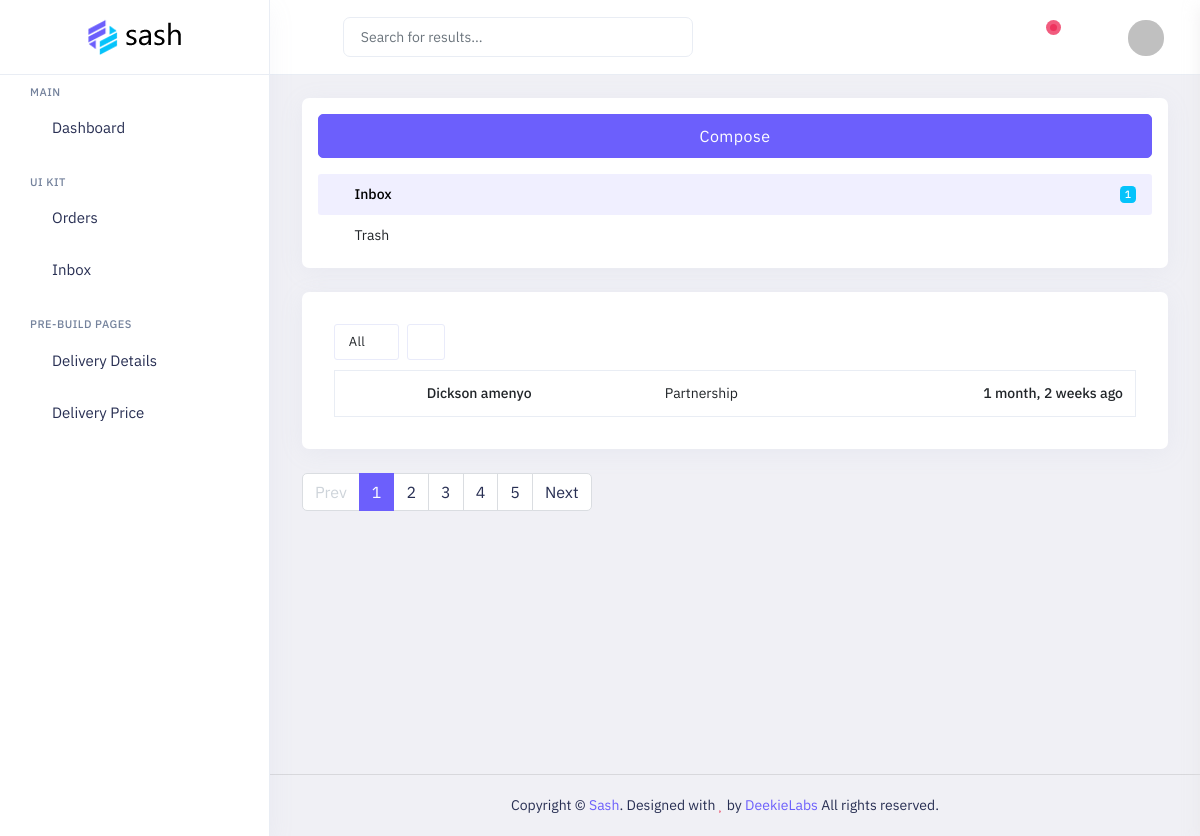
Page /dashboard/messages/ (signed in) on the committed database.
### frontend/models.py (models this page shows)
class Contact(models.Model):
    name = models.CharField(max_length=200, blank=True, null=True)
    topic = models.CharField(max_length=200, blank=True, null=True)
    email = models.EmailField(max_length=254)
    phone = models.CharField(max_length=200, blank=True, null=True)
    message = models.TextField()
    id = models.UUIDField(default=uuid.uuid4, unique=True,
                          primary_key=True, editable=False)
    created_at = models.DateTimeField(auto_now_add=True, null=True, blank=True)
    def __str__(self):
        return self.name

### admin_dashboard/views.py (the view)
# urls.py: path('messages/', views.allMessages, name="all-messages"),
@login_required(login_url='admin-login')
@user_passes_test(is_admin)
def allMessages(request):
    all_messages = Contact.objects.all()
    context = {
        'all_messages':all_messages
    }
    return render(request, 'admin_dashboard/contact/allMessages.html', context)

### admin_dashboard/views.py (called while the page is built)
def is_admin(user):
    return user.is_authenticated and user.is_staff

### admin_dashboard/templates/admin_dashboard/contact/allMessages.html (shortened to what this page needs)
{% extends 'layouts/admin_dashboard.html' %}
{% load static %}
{% block content %}
            <div class="main-content app-content mt-0">
                <div class="side-app">
                    <div class="main-container container-fluid">
                        <div class="page-header">
                            <h1 class="page-title">Mail-Inbox</h1>
                            <div>
                                <ol class="breadcrumb">
                                    <li class="breadcrumb-item"><a href="javascript:void(0)">Pages</a></li>
                                    <li class="breadcrumb-item active" aria-current="page">Mail-Inbox</li>
                                </ol>
                            </div>
                        </div>
                        <div class="row">
                            <div class="col-xl-3">
                                <div id="scroll-stickybar" class="w-100">
                                    <div class="card">
                                        <div class="list-group list-group-transparent mb-0 mail-inbox pb-3">
                                            <div class="mt-4 mx-4 mb-4 text-center">
                                                <a href="email-compose.html" class="btn btn-primary btn-lg d-grid">Compose</a>
                                            </div>
                                            <a href="email-inbox.html" class="list-group-item d-flex align-items-center active mx-4">
                                                <span class="icons"><i class="ri-mail-line"></i></span> Inbox <span class="ms-auto badge bg-secondary bradius">{{all_messages.count}}</span>
                                            </a>
                                            <a href="javascript:void(0)" class="list-group-item d-flex align-items-center mx-4">
                                                <span class="icons"><i class="ri-delete-bin-line"></i></span> Trash
                                            </a>
                                        </div>
                                    </div>
                                </div>
                            </div>
                            <div class="col-xl-9">
                                <div class="card">
                                    <div class="card-body p-6">
                                        <div class="inbox-body">
                                            <div class="mail-option">
                                                <div class="chk-all">
                                                    <div class="btn-group">
                                                        <a data-bs-toggle="dropdown" href="javascript:void(0)" class="btn mini all" aria-expanded="false">
                                                                All
                                                                <i class="fa fa-angle-down "></i>
                                                            </a>
                                                    </div>
                                                </div>
                                                <div class="btn-group">
                                                    <a href="javascript:void(0)" class="btn mini tooltips">
                                                        <i class=" fa fa-refresh"></i>
                                                    </a>
                                                </div>
                                            </div>
                                            <div class="table-responsive">
                                                <table class="table table-inbox table-hover text-nowrap mb-0">
                                                    <tbody>
                                                        {% for message in all_messages %}
                                                            <tr class="">
                                                                <td class="inbox-small-cells"><i class="fa fa-trash-o me-2"></i></td>
                                                                <td class="view-message dont-show fw-semibold clickable-row" data-href='{% url "view-message" message.id %}'>{{message.name|capfirst}}</td>
                                                                <td class="view-message view-message clickable-row" data-href='email-read.html'>{{message.topic}}</td>
                                                                <td class="view-message text-end fw-semibold clickable-row" data-href='email-read.html'>{{message.created_at|timesince}} ago</td>
                                                            </tr>
                                                        {% endfor %}
                                                    </tbody>
                                                </table>
                                            </div>
                                        </div>
                                    </div>
                                </div>
                                <ul class="pagination mb-4">
                                    <li class="page-item page-prev disabled">
                                        <a class="page-link" href="javascript:void(0)" tabindex="-1">Prev</a>
                                    </li>
                                    <li class="page-item active"><a class="page-link" href="javascript:void(0)">1</a></li>
                                    <li class="page-item"><a class="page-link" href="javascript:void(0)">2</a></li>
                                    <li class="page-item"><a class="page-link" href="javascript:void(0)">3</a></li>
                                    <li class="page-item"><a class="page-link" href="javascript:void(0)">4</a></li>
                                    <li class="page-item"><a class="page-link" href="javascript:void(0)">5</a></li>
                                    <li class="page-item page-next">
                                        <a class="page-link" href="javascript:void(0)">Next</a>
                                    </li>
                                </ul>
                            </div>
                        </div>
                    </div>
                </div>
            </div>
{% endblock content %}

### rows in the picture
Contact: name "Dickson amenyo", topic "Partnership", created_at "1 month, 2 weeks"

### other values in the picture
{{ all_messages.count }} "1"
